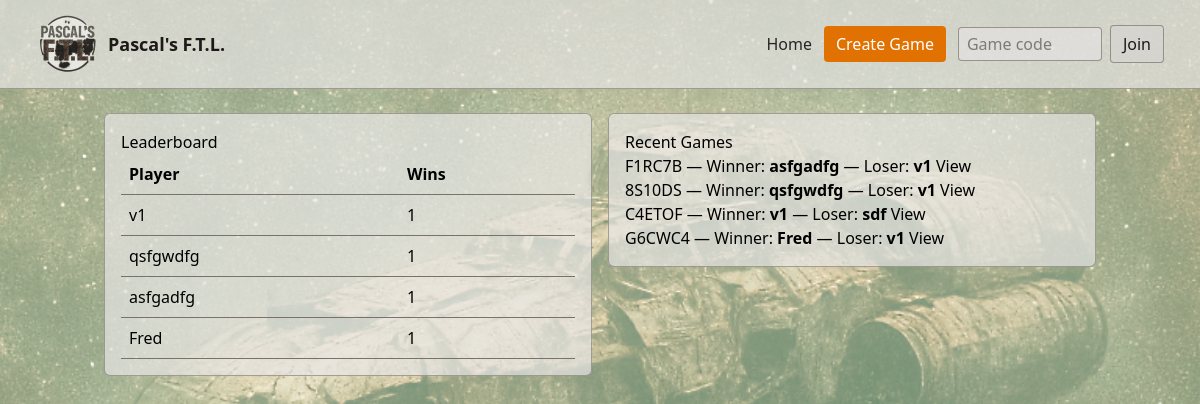
The page / on the database its author committed.
### app/models.py (models this page shows)
class GamePlayer(Base):
    __tablename__ = "game_players"
    __table_args__ = (
        UniqueConstraint("game_id", "name", name="uq_game_player_name"),
    )
    id: Mapped[int] = mapped_column(Integer, primary_key=True)
    game_id: Mapped[int] = mapped_column(ForeignKey("games.id"), index=True)
    name: Mapped[str] = mapped_column(String(100))
    tokens: Mapped[int] = mapped_column(Integer, default=100)
    ready: Mapped[bool] = mapped_column(Boolean, default=False)
    is_host: Mapped[bool] = mapped_column(Boolean, default=False)
    ship_type_id: Mapped[Optional[int]] = mapped_column(ForeignKey("ship_types.id"), nullable=True)
    ship_type: Mapped[Optional[ShipType]] = relationship()
    health: Mapped[int] = mapped_column(Integer, default=0)
    shields: Mapped[int] = mapped_column(Integer, default=0)
    power: Mapped[int] = mapped_column(Integer, default=0)
    speed: Mapped[int] = mapped_column(Integer, default=0)
    fuel: Mapped[int] = mapped_column(Integer, default=0)
    cargo_capacity: Mapped[int] = mapped_column(Integer, default=0)
    cargo_space: Mapped[int] = mapped_column(Integer, default=0)
    weapons: Mapped[int] = mapped_column(Integer, default=0)
    game: Mapped[Game] = relationship(back_populates="players")
    upgrades: Mapped[list["PlayerUpgrade"]] = relationship(back_populates="player", cascade="all, delete-orphan")

class Game(Base):
    __tablename__ = "games"
    id: Mapped[int] = mapped_column(Integer, primary_key=True)
    code: Mapped[str] = mapped_column(String(12), unique=True, index=True)
    max_players: Mapped[int] = mapped_column(Integer, default=2)
    status: Mapped[str] = mapped_column(String(16), default=GameStatusEnum.WAITING)
    created_at: Mapped[datetime] = mapped_column(DateTime, default=datetime.utcnow)
    started_at: Mapped[Optional[datetime]] = mapped_column(DateTime, nullable=True)
    completed_at: Mapped[Optional[datetime]] = mapped_column(DateTime, nullable=True)
    winner_name: Mapped[Optional[str]] = mapped_column(String(100), nullable=True)
    players: Mapped[list["GamePlayer"]] = relationship(back_populates="game", cascade="all, delete-orphan")

### app/routers/pages.py (the view)
@router.get("/", response_class=HTMLResponse)
async def home(request: Request, db: Session = Depends(get_db)) -> HTMLResponse:
    templates = _templates(request)
    recent = (
        db.execute(
            select(Game).where(Game.status == GameStatusEnum.COMPLETED).order_by(Game.completed_at.desc()).limit(10)
        )
        .scalars()
        .all()
    )
    winners = db.execute(
        select(Game.winner_name, func.count(Game.id))
        .where(Game.status == GameStatusEnum.COMPLETED)
        .group_by(Game.winner_name)
        .order_by(func.count(Game.id).desc())
        .limit(5)
    ).all()
    return templates.TemplateResponse(
        "home.html",
        {"request": request, "recent": recent, "winners": winners},
    )

### app/templates/home.html
{% extends "base.html" %}
{% block content %}
<div class="grid grid-cols-1 md:grid-cols-2 gap-4">
  <div>
    <div id="Leaderboard" class="card">
      <h2>Leaderboard</h2>
      {% if winners %}
      <table>
        <thead><tr><th>Player</th><th>Wins</th></tr></thead>
        <tbody>
        {% for name, count in winners %}
        <tr><td>{{ name or 'Unknown' }}</td><td>{{ count }}</td></tr>
        {% endfor %}
        </tbody>
      </table>
      {% else %}
      <p class="muted">No games completed yet.</p>
      {% endif %}
    </div>
  </div>
  <div>
    <div id="recent_games" class="card">
      <h2>Recent Games</h2>
      {% if recent %}
      <ul>
        {% for g in recent %}
          {% set losers = g.players | rejectattr('name', 'equalto', g.winner_name) | map(attribute='name') | list %}
          <li>
            <span class="mono">{{ g.code }}</span>
            — Winner: <strong>{{ g.winner_name or 'TBD' }}</strong>
            {% if losers and losers|length > 0 %}
              — {{ 'Loser' if losers|length == 1 else 'Losers' }}: <strong>{{ losers | join(', ') }}</strong>
            {% endif %}
            <a href="/game_over/{{ g.code }}">View</a>
          </li>
        {% endfor %}
      </ul>
      {% else %}
        <p class="muted">No recent games.</p>
      {% endif %}
    </div>
  </div>
</div>
{% endblock %}

### rows shown on the page
GamePlayer: name "qsfgwdfg", count "1"
GamePlayer: name "asfgadfg", count "1"
Game: code "F1RC7B", winner_name "asfgadfg", value "Loser", losers "v1"
Game: code "8S10DS", winner_name "qsfgwdfg", value "Loser", losers "v1"
Game: code "C4ETOF", winner_name "v1", value "Loser", losers "sdf"
Game: code "G6CWC4", winner_name "Fred", value "Loser", losers "v1"

### other values the page prints
{{ name or 'Unknown' }} "v1" "Fred"
{{ count }} "1" "1"
